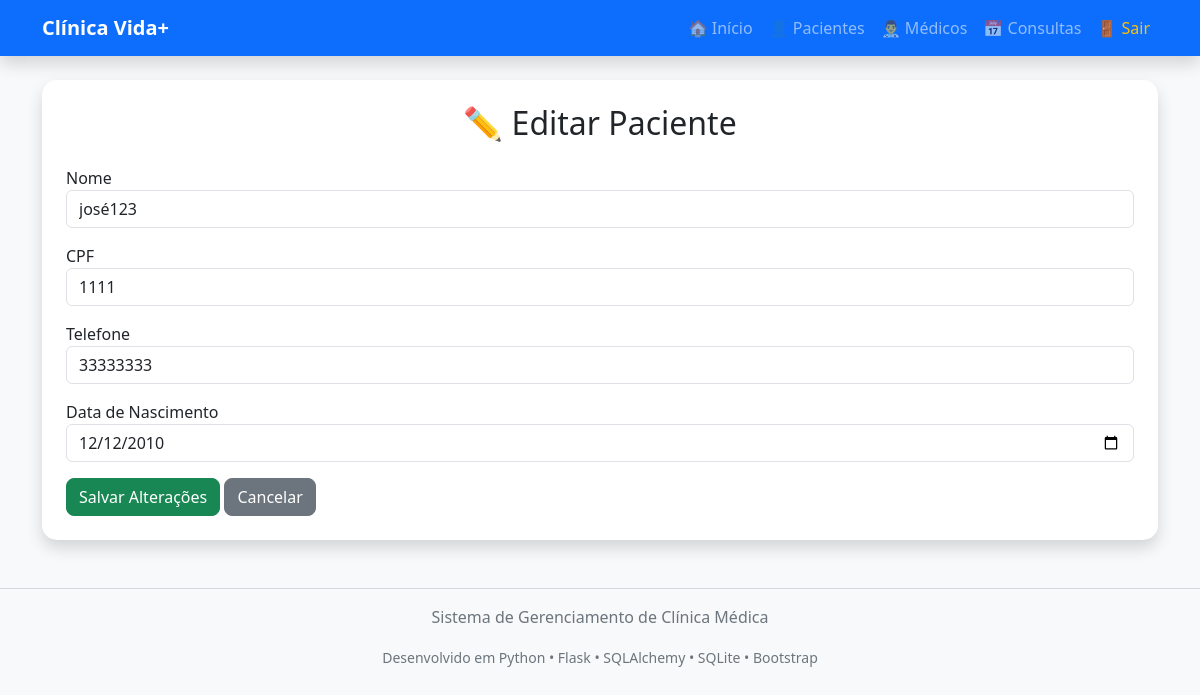
The page /editar/1 on the database its author committed.
### models/paciente.py (models this page shows)
class Paciente(db.Model):
    __tablename__ = "pacientes"
    id = db.Column(db.Integer, primary_key=True)
    nome = db.Column(db.String(100), nullable=False)
    cpf = db.Column(db.String(14), unique=True, nullable=False)
    telefone = db.Column(db.String(20))
    nascimento = db.Column(db.String(10))

### app.py (the view)
@app.route("/editar/<int:id>")
def editar(id):
    paciente = Paciente.query.get_or_404(id)
    return render_template("editar_paciente.html", paciente=paciente)

### templates/editar_paciente.html
{% extends 'base.html' %}
{% block conteudo %}
<div class="card shadow p-4">
<h2 class="text-center mb-4">
✏️ Editar Paciente
</h2>
<form action="/atualizar/{{ paciente.id }}" method="POST">
<div class="mb-3">
<label>Nome</label>
<input
type="text"
name="nome"
class="form-control"
value="{{ paciente.nome }}"
required>
</div>
<div class="mb-3">
<label>CPF</label>
<input
type="text"
name="cpf"
class="form-control"
value="{{ paciente.cpf }}"
required>
</div>
<div class="mb-3">
<label>Telefone</label>
<input
type="text"
name="telefone"
class="form-control"
value="{{ paciente.telefone }}">
</div>
<div class="mb-3">
<label>Data de Nascimento</label>
<input
type="date"
name="nascimento"
class="form-control"
value="{{ paciente.nascimento }}">
</div>
<button class="btn btn-success">
Salvar Alterações
</button>
<a href="/pacientes" class="btn btn-secondary">
Cancelar
</a>
</form>
</div>
{% endblock %}

### static/style.css (style rules this page uses)
body { background:#eef2f7; }
.card { border:none; border-radius:15px; transition:0.3s; }
.btn { border-radius:8px; }

### rows shown on the page
Paciente: nome "josé123", cpf "1111", telefone "33333333", nascimento "12/12/2010"
